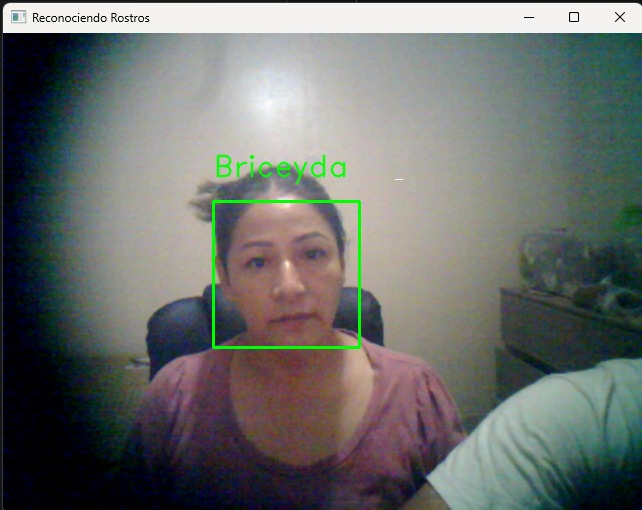
#> input picture EVIDENCIA_CLASIFICADOR_BRICEYDA.jpeg, 642 x 510 px, given in place of the camera
$ python detector_de_rostro.py
#> lines starting #> are read from the running program, lines starting #| are printed output that depends on the picture
### camera.py
import cv2


# Detecta qué camara esta disponible
def getcamera():
    for i in range(8):
        c = cv2.VideoCapture(i, cv2.CAP_DSHOW)
        if c is None or not c.isOpened():
            print('Warning: unable to open video source: ', i)
        else:
            print('Camera found in video source: ', i)
            c.release()
            return i


### detector_de_rostro.py
import cv2
import os
import imutils
from camera import getcamera

print("Escribe tu nombre: ")
personName = input()
#> the answer given: EVIDENCIA_CLASIFICADOR_BRICEYDA.jpeg
dataPath = './data'
personPath = dataPath + '/' + personName

if os.path.exists(personPath):
     print("Persona ya registrada, sobreescribiendo datos...")
else :
     os.makedirs(personPath)
     print("Nueva persona registrada, cargando datos...")

#abrimos la camara
camera = getcamera()
cap = cv2.VideoCapture(camera, cv2.CAP_DSHOW)

faceClassif = cv2.CascadeClassifier("rostros.xml")
contador = 0

while True:
    #Toma una fotografia
    ret, frame = cap.read()
#> frame is the input picture: shape (510, 642, 3); mean B, G, R 108.3, 111.3, 108

    if not ret:
        break

    frame = imutils.resize(frame, width=640)
#> frame: shape (508, 640, 3)

    gray = cv2.cvtColor(frame, cv2.COLOR_BGR2GRAY)
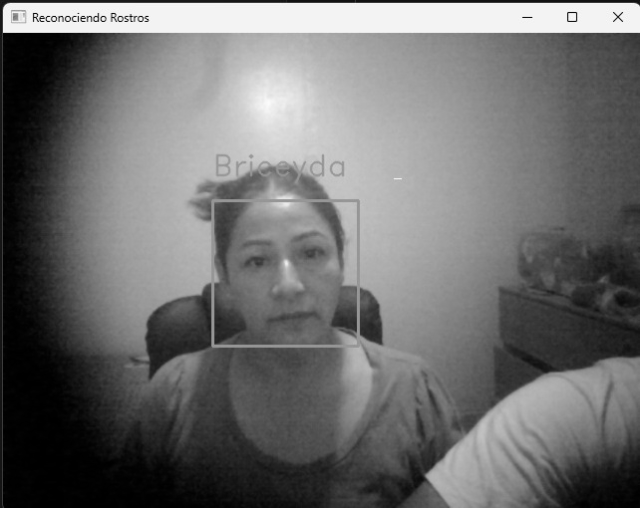
#> gray: shape (508, 640); min 0, max 251, mean 110

    faces = faceClassif.detectMultiScale(gray,
                                         scaleFactor=1.1,
                                         minNeighbors=5,
                                         minSize=(120,120),
                                         maxSize=(1000,1000)
                                         )
#> faces = [[213, 204, 142, 142]]
    for(x,y,w,h) in faces:
        #Dibujamos un rectangulo en la cara detectada
        cv2.rectangle(frame,(x,y), (x + w, y + h), (0,255,0), 2)

        auxFrame = frame.copy()

        #Obtener el rostro
        rostro = auxFrame[y:y + h, x:x + w]
        rostro = cv2.resize(rostro,(150,150), interpolation = cv2.INTER_CUBIC)

        cv2.imwrite(personPath + '/rostro_{}.jpg'.format(contador),rostro)
        print('rostro_{}.jpg'.format(contador) + ' guardado')
        contador += 1
#> this loop made 1 pass
#> (x, y, w, h, contador) on pass 1: (213, 204, 142, 142, 1)
#| rostro_0.jpg guardado
#> pass 1, `rostro = auxFrame[y:y + h, x:x + w]`:
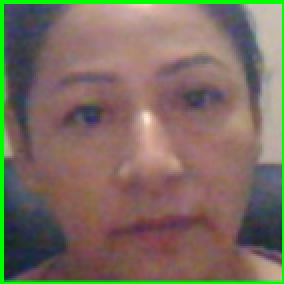
#> rostro: shape (142, 142, 3) (shown 2 times larger); mean B, G, R 96.6, 109.6, 123.5
#> after the loop, contador = 1

    cv2.imshow('Detectando Rostros', frame)

    if contador >= 300 or cv2.waitKey(1) & 0xFF == ord('q'):
#> (key q is pressed here)
        break

cv2.destroyAllWindows()
cap.release()

$ run again, on EVIDENCIA_CLASIFICADOR_FERNANDA.jpeg
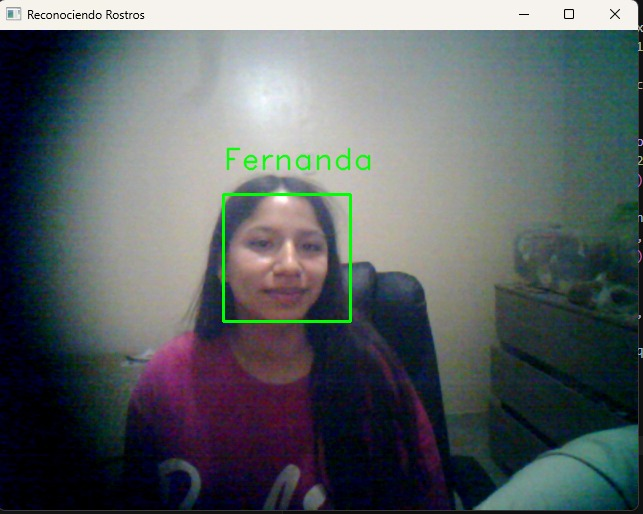
#> input picture EVIDENCIA_CLASIFICADOR_FERNANDA.jpeg, 643 x 514 px, given in place of the camera
#> frame is the input picture: shape (514, 643, 3); mean B, G, R 100.2, 98.1, 91.7
#> frame: shape (511, 640, 3)
#> `gray = cv2.cvtColor(frame, cv2.COLOR_BGR2GRAY)`:
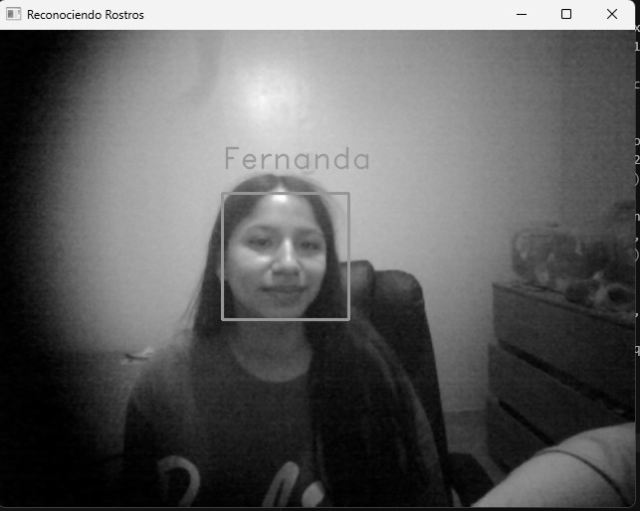
#> gray: shape (511, 640); min 0, max 254, mean 96.4
#> faces = [[220, 193, 128, 128]]
#> the loop `for(x,y,w,h) in faces:` made 1 pass
#> (x, y, w, h, contador) on pass 1: (220, 193, 128, 128, 1)
#> (printed output is left out)
#> pass 1, `rostro = cv2.resize(rostro,(150,150), interpolation = cv2.INTER_CUBIC)`:
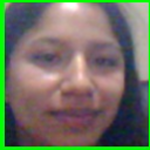
#> rostro: shape (150, 150, 3); mean B, G, R 99.2, 114.6, 113.2
#> after the loop `for(x,y,w,h) in faces:`: contador = 1

$ run again, on EVIDENCIA_CLASIFICADOR_MARTIN.jpeg
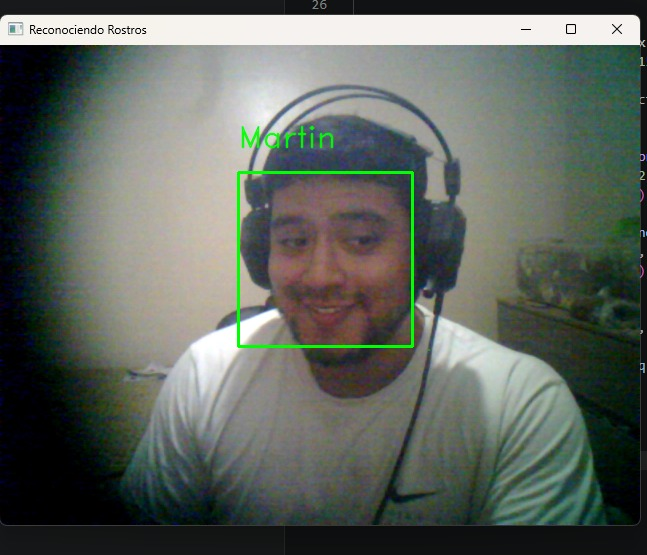
#> input picture EVIDENCIA_CLASIFICADOR_MARTIN.jpeg, 647 x 555 px, given in place of the camera
#> frame is the input picture: shape (555, 647, 3); mean B, G, R 94.7, 101.9, 95.4
#> frame: shape (548, 640, 3)
#> `gray = cv2.cvtColor(frame, cv2.COLOR_BGR2GRAY)`:
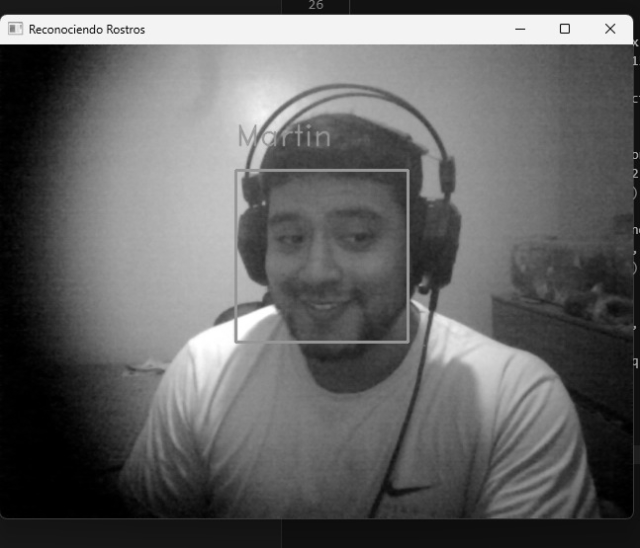
#> gray: shape (548, 640); min 0, max 255, mean 99.1
#> faces = [[237, 170, 170, 170]]
#> the loop `for(x,y,w,h) in faces:` made 1 pass
#> (x, y, w, h, contador) on pass 1: (237, 170, 170, 170, 1)
#> (printed output is left out)
#> pass 1, `rostro = cv2.resize(rostro,(150,150), interpolation = cv2.INTER_CUBIC)`:
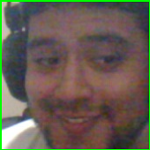
#> rostro: shape (150, 150, 3); mean B, G, R 81.8, 93, 101.8
#> after the loop `for(x,y,w,h) in faces:`: contador = 1
